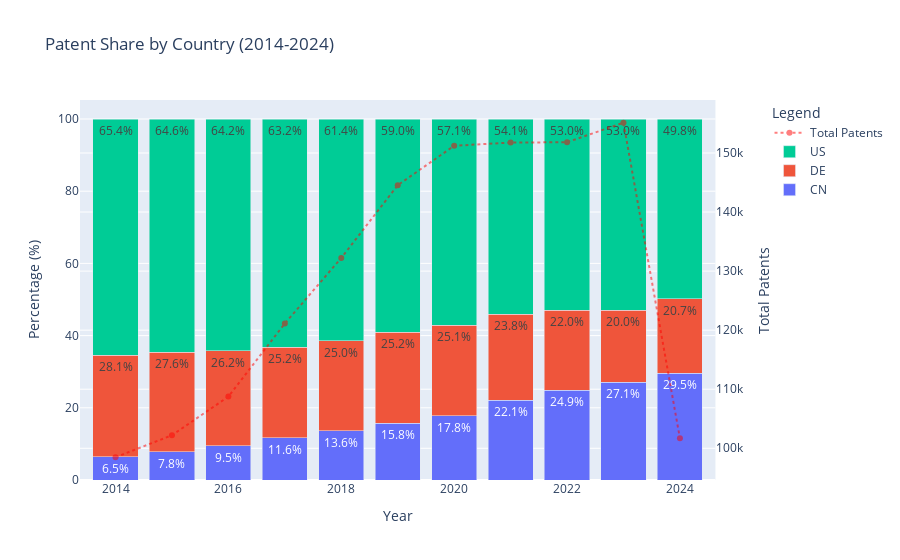

This figure's notebook cell:
### Code cell
plot_plotly_stacked_bar_and_line(
    pivot_data_percentage, total_patents, "Patent Share by Country (2014-2024)"
)

### Figure 1 — Plotly figure (JSON) as saved in the notebook; plotly's stock layout.template omitted (floating-point values rounded to 4 significant figures)
{"data": [{"hoverinfo": "x+y+text", "name": "CN", "text": ["6.5%", "7.8%", "9.5%", "11.6%", "13.6%", "15.8%", "17.8%", "22.1%", "24.9%", "27.1%", "29.5%"], "textposition": "inside", "type": "bar", "x": [2014, 2015, 2016, 2017, 2018, 2019, 2020, 2021, 2022, 2023, 2024], "xaxis": "x", "y": [6.489, 7.834, 9.529, 11.64, 13.6, 15.75, 17.77, 22.06, 24.91, 27.06, 29.51], "yaxis": "y"}, {"hoverinfo": "x+y+text", "name": "DE", "text": ["28.1%", "27.6%", "26.2%", "25.2%", "25.0%", "25.2%", "25.1%", "23.8%", "22.0%", "20.0%", "20.7%"], "textposition": "inside", "type": "bar", "x": [2014, 2015, 2016, 2017, 2018, 2019, 2020, 2021, 2022, 2023, 2024], "xaxis": "x", "y": [28.1, 27.6, 26.22, 25.2, 25.0, 25.2, 25.11, 23.8, 22.05, 19.97, 20.71], "yaxis": "y"}, {"hoverinfo": "x+y+text", "name": "US", "text": ["65.4%", "64.6%", "64.2%", "63.2%", "61.4%", "59.0%", "57.1%", "54.1%", "53.0%", "53.0%", "49.8%"], "textposition": "inside", "type": "bar", "x": [2014, 2015, 2016, 2017, 2018, 2019, 2020, 2021, 2022, 2023, 2024], "xaxis": "x", "y": [65.41, 64.57, 64.25, 63.16, 61.4, 59.04, 57.11, 54.14, 53.04, 52.97, 49.78], "yaxis": "y"}, {"hoverinfo": "x+y", "line": {"color": "red", "dash": "dot", "width": 2}, "mode": "lines+markers", "name": "Total Patents", "opacity": 0.5, "type": "scatter", "x": [2014, 2015, 2016, 2017, 2018, 2019, 2020, 2021, 2022, 2023, 2024], "xaxis": "x", "y": [98483, 102208, 108751, 121126, 132222, 144543, 151220, 151767, 151823, 155119, 101682], "yaxis": "y2"}], "layout": {"autosize": true, "barmode": "stack", "hovermode": "x unified", "legend": {"title": {"text": "Legend"}}, "title": {"text": "Patent Share by Country (2014-2024)"}, "xaxis": {"anchor": "y", "autorange": true, "domain": [0, 0.94], "range": [2013.0, 2025.0], "title": {"text": "Year"}, "type": "linear"}, "yaxis": {"anchor": "x", "autorange": true, "domain": [0, 1], "range": [0, 105.3], "title": {"text": "Percentage (%)"}, "type": "linear"}, "yaxis2": {"anchor": "x", "autorange": true, "overlaying": "y", "range": [93810.0, 159800.0], "side": "right", "title": {"text": "Total Patents"}, "type": "linear"}}}
